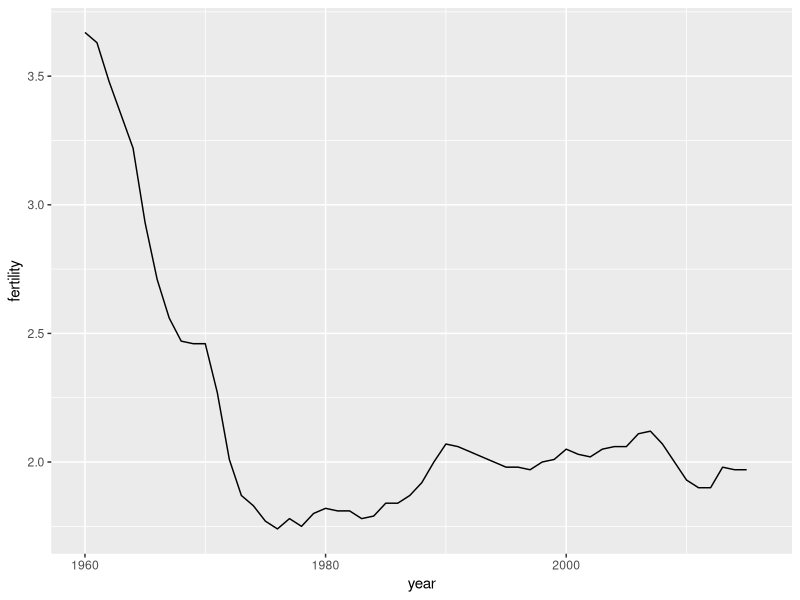
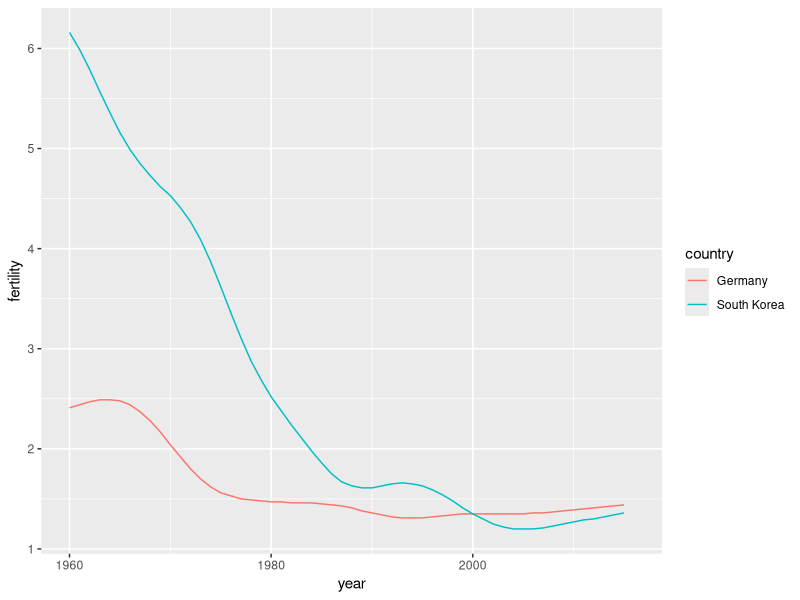
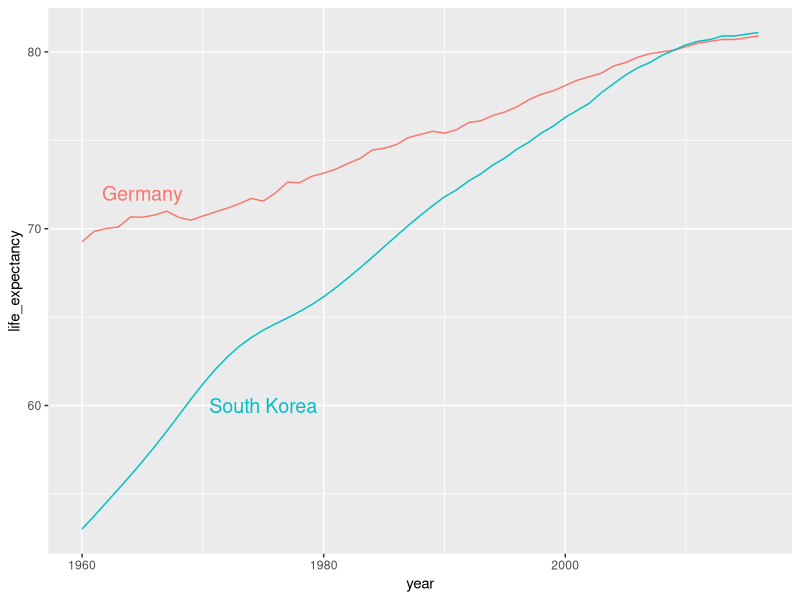

The R script that drew these images, in order:
library(tidyverse)
library(dslabs)
data(gapminder)

#Code: Single time series
# line plot of US fertility by year
gapminder %>%
  filter(country == "United States") %>%
  ggplot(aes(year, fertility)) +
  geom_line()

#Code: Multiple time series
# fertility time series for two countries - lines colored by country
countries <- c("South Korea", "Germany")
gapminder %>% filter(country %in% countries) %>%
  ggplot(aes(year, fertility, col = country)) +
  geom_line()
#Code: Adding text labels to a plot

# life expectancy time series - lines colored by country and labeled, no legend
countries <- c("South Korea", "Germany")
labels <- data.frame(country = countries, x = c(1975, 1965), y = c(60, 72))
gapminder %>% filter(country %in% countries) %>%
  ggplot(aes(year, life_expectancy, col = country)) +
  geom_line() +
  geom_text(data = labels, aes(x, y, label = country), size = 5) +
  theme(legend.position = "none")
